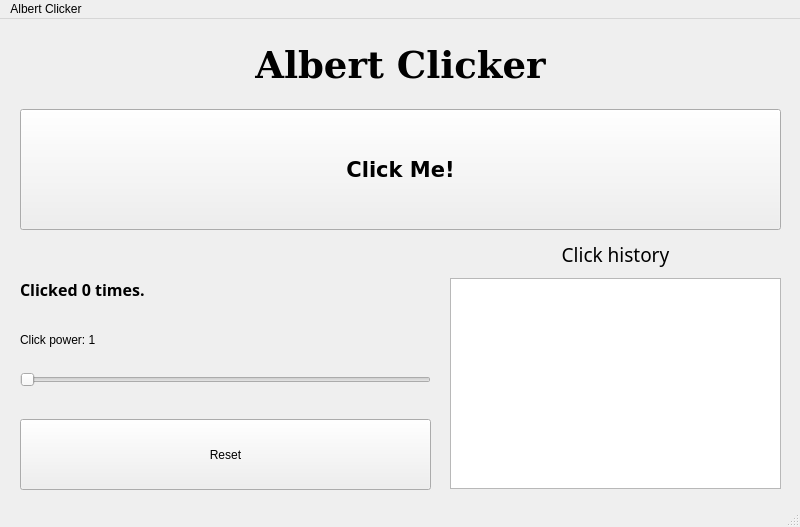
<?xml version="1.0" encoding="UTF-8"?>
<ui version="4.0">
 <class>MainWindow</class>
 <widget class="QMainWindow" name="MainWindow">
  <property name="geometry">
   <rect>
    <x>0</x>
    <y>0</y>
    <width>800</width>
    <height>527</height>
   </rect>
  </property>
  <property name="windowTitle">
   <string>Albert Clicker</string>
  </property>
  <widget class="QWidget" name="centralwidget">
   <widget class="QPushButton" name="ClickMeButton">
    <property name="geometry">
     <rect>
      <x>20</x>
      <y>90</y>
      <width>761</width>
      <height>121</height>
     </rect>
    </property>
    <property name="font">
     <font>
      <family>DejaVu Sans</family>
      <pointsize>16</pointsize>
      <weight>75</weight>
      <bold>true</bold>
     </font>
    </property>
    <property name="text">
     <string>Click Me!</string>
    </property>
    <property name="checkable">
     <bool>false</bool>
    </property>
    <property name="autoDefault">
     <bool>false</bool>
    </property>
    <property name="default">
     <bool>false</bool>
    </property>
    <property name="flat">
     <bool>false</bool>
    </property>
   </widget>
   <widget class="QLabel" name="ClickedLabel">
    <property name="geometry">
     <rect>
      <x>20</x>
      <y>250</y>
      <width>161</width>
      <height>41</height>
     </rect>
    </property>
    <property name="font">
     <font>
      <family>Source Code Pro</family>
      <pointsize>12</pointsize>
      <weight>75</weight>
      <bold>true</bold>
     </font>
    </property>
    <property name="text">
     <string>Clicked 0 times.</string>
    </property>
   </widget>
   <widget class="QLabel" name="label">
    <property name="geometry">
     <rect>
      <x>450</x>
      <y>220</y>
      <width>331</width>
      <height>31</height>
     </rect>
    </property>
    <property name="font">
     <font>
      <family>Ubuntu Condensed</family>
      <pointsize>14</pointsize>
      <underline>false</underline>
     </font>
    </property>
    <property name="text">
     <string>Click history</string>
    </property>
    <property name="scaledContents">
     <bool>false</bool>
    </property>
    <property name="alignment">
     <set>Qt::AlignCenter</set>
    </property>
   </widget>
   <widget class="QLabel" name="clickPowerLabel">
    <property name="geometry">
     <rect>
      <x>20</x>
      <y>310</y>
      <width>401</width>
      <height>21</height>
     </rect>
    </property>
    <property name="text">
     <string>Click power: 1</string>
    </property>
   </widget>
   <widget class="QLabel" name="label_3">
    <property name="geometry">
     <rect>
      <x>20</x>
      <y>10</y>
      <width>761</width>
      <height>71</height>
     </rect>
    </property>
    <property name="font">
     <font>
      <family>DejaVu Serif</family>
      <pointsize>28</pointsize>
      <weight>75</weight>
      <bold>true</bold>
     </font>
    </property>
    <property name="text">
     <string>Albert Clicker</string>
    </property>
    <property name="alignment">
     <set>Qt::AlignCenter</set>
    </property>
   </widget>
   <widget class="QSlider" name="powerSlider">
    <property name="geometry">
     <rect>
      <x>20</x>
      <y>330</y>
      <width>411</width>
      <height>61</height>
     </rect>
    </property>
    <property name="sizePolicy">
     <sizepolicy hsizetype="Expanding" vsizetype="Fixed">
      <horstretch>0</horstretch>
      <verstretch>0</verstretch>
     </sizepolicy>
    </property>
    <property name="cursor">
     <cursorShape>SizeHorCursor</cursorShape>
    </property>
    <property name="autoFillBackground">
     <bool>false</bool>
    </property>
    <property name="minimum">
     <number>1</number>
    </property>
    <property name="orientation">
     <enum>Qt::Horizontal</enum>
    </property>
   </widget>
   <widget class="QPushButton" name="pushButton">
    <property name="geometry">
     <rect>
      <x>20</x>
      <y>400</y>
      <width>411</width>
      <height>71</height>
     </rect>
    </property>
    <property name="text">
     <string>Reset</string>
    </property>
   </widget>
   <widget class="QTextEdit" name="clickedHistoryBox">
    <property name="geometry">
     <rect>
      <x>450</x>
      <y>259</y>
      <width>331</width>
      <height>211</height>
     </rect>
    </property>
    <property name="readOnly">
     <bool>true</bool>
    </property>
   </widget>
  </widget>
  <widget class="QMenuBar" name="menubar">
   <property name="geometry">
    <rect>
     <x>0</x>
     <y>0</y>
     <width>800</width>
     <height>20</height>
    </rect>
   </property>
   <widget class="QMenu" name="menuAlbert_Clicker">
    <property name="title">
     <string>Albert Clicker</string>
    </property>
   </widget>
   <addaction name="menuAlbert_Clicker"/>
  </widget>
  <widget class="QStatusBar" name="statusbar"/>
 </widget>
 <resources/>
 <connections/>
</ui>
